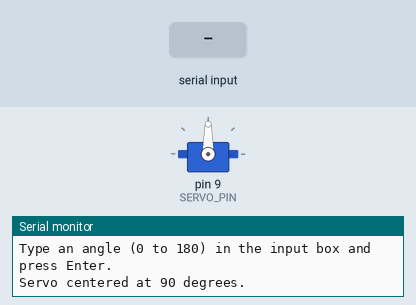
This sketch was run on a simulated Arduino Uno, built with avr-gcc and run on an emulated ATmega328P. Shown: servo, the last lines printed to the serial monitor. The inputs (shaded band) are chosen by the test bench.

Above: at 1.2 s.
1.3 s: "90,45\n" received over Serial
At 2.5 s:
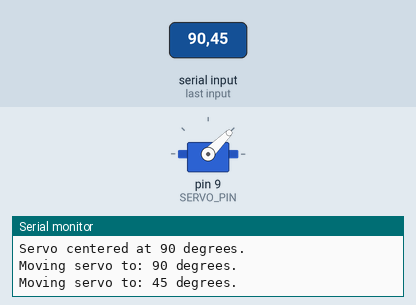
2.8 s: "30,150\n" received over Serial
At 3.9 s:
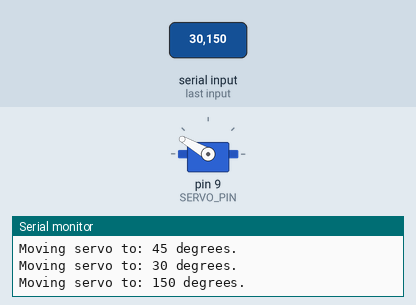
4.3 s: "5\n" received over Serial
At 5.0 s:
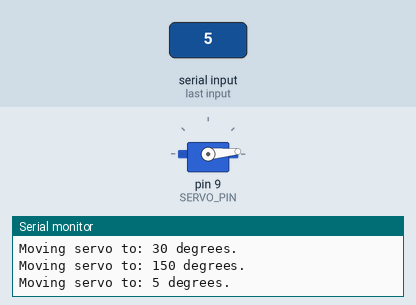
5.8 s: "90\n" received over Serial
At 6.1 s:
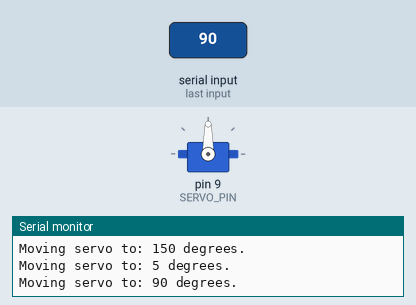
Timing chart, 0 to 8.3 s (numbered marks = the images above; inputs shaded):
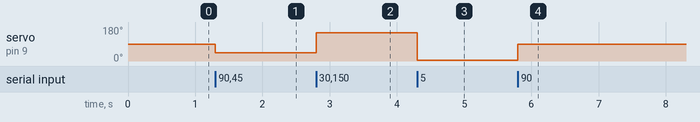

The sketch:

servo_test.ino
```cpp
#include <Servo.h>

Servo diverterServo;
const int SERVO_PIN = 9; // CHANGE THIS to your exact Arduino servo pin

void setup() {
  Serial.begin(115200);
  diverterServo.attach(SERVO_PIN);

  Serial.println("\n--- Servo Calibration Tool ---");
  Serial.println("Type an angle (0 to 180) in the input box and press Enter.");

  // Start at an arbitrary safe angle
  diverterServo.write(90);
  Serial.println("Servo centered at 90 degrees.");
}

void loop() {
  if (Serial.available() > 0) {
    int angle = Serial.parseInt();

    // Clear the serial buffer of any newline characters
    while(Serial.read() != -1);

    if (angle >= 0 && angle <= 180) {
      Serial.print("Moving servo to: ");
      Serial.print(angle);
      Serial.println(" degrees.");
      diverterServo.write(angle);
    } else {
      Serial.println("Invalid input. Enter a number between 0 and 180.");
    }
  }
}
```

Measured:
- after the input at 1.3 s, servo on pin 9 (SERVO_PIN): 90° → 45° at once
- after the input at 2.8 s, servo on pin 9 (SERVO_PIN): 45° → 150° at once
- after the input at 4.3 s, servo on pin 9 (SERVO_PIN): 150° → 5° at once
- after the input at 5.8 s, servo on pin 9 (SERVO_PIN): 5° → 90° at once
